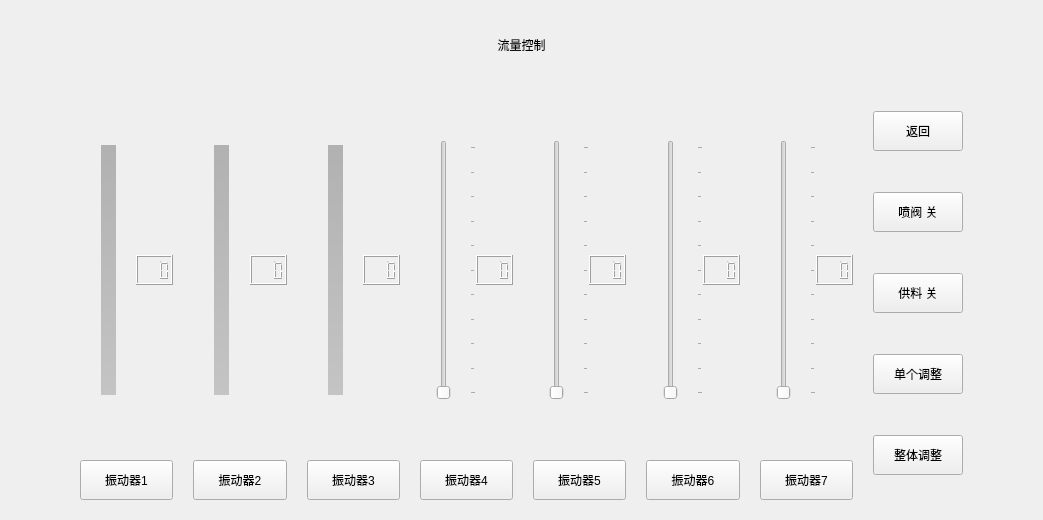
<?xml version="1.0" encoding="UTF-8"?>
<ui version="4.0">
 <class>FormVibrationAdjust</class>
 <widget class="QWidget" name="FormVibrationAdjust">
  <property name="geometry">
   <rect>
    <x>0</x>
    <y>0</y>
    <width>1043</width>
    <height>520</height>
   </rect>
  </property>
  <property name="windowTitle">
   <string>Form</string>
  </property>
  <layout class="QGridLayout" name="gridLayout_8">
   <property name="leftMargin">
    <number>80</number>
   </property>
   <property name="topMargin">
    <number>20</number>
   </property>
   <property name="rightMargin">
    <number>80</number>
   </property>
   <property name="bottomMargin">
    <number>20</number>
   </property>
   <property name="spacing">
    <number>20</number>
   </property>
   <item row="1" column="0">
    <layout class="QGridLayout" name="gridLayout">
     <property name="horizontalSpacing">
      <number>0</number>
     </property>
     <property name="verticalSpacing">
      <number>10</number>
     </property>
     <item row="1" column="0">
      <layout class="QHBoxLayout" name="horizontalLayout">
       <item>
        <widget class="QSlider" name="verticalSlider1">
         <property name="sizePolicy">
          <sizepolicy hsizetype="Expanding" vsizetype="MinimumExpanding">
           <horstretch>0</horstretch>
           <verstretch>0</verstretch>
          </sizepolicy>
         </property>
         <property name="minimumSize">
          <size>
           <width>25</width>
           <height>0</height>
          </size>
         </property>
         <property name="styleSheet">
          <string notr="true">QSlider::groove {
     /*border: 1px solid #999999;
     height: 330px; /* the groove expands to the size of the slider by default. by giving it a height, it has a fixed size */
	width:15px;
     background: qlineargradient(x1:0, y1:0, x2:0, y2:1, stop:0 #B1B1B1, stop:1 #c4c4c4);
     margin: 5px 0;
 }
 
QSlider::handle {
	border-image: url(:/image/slider.png);
     width: 25px;
     margin: -15px -25px; /* handle is placed by default on the contents rect of the groove. Expand outside the groove */
     border-radius: 3px;
 }</string>
         </property>
         <property name="maximum">
          <number>100</number>
         </property>
         <property name="orientation">
          <enum>Qt::Vertical</enum>
         </property>
         <property name="tickPosition">
          <enum>QSlider::TicksBelow</enum>
         </property>
         <property name="tickInterval">
          <number>10</number>
         </property>
        </widget>
       </item>
      </layout>
     </item>
     <item row="1" column="1">
      <widget class="QLCDNumber" name="lcdNumber1">
       <property name="sizePolicy">
        <sizepolicy hsizetype="Minimum" vsizetype="Fixed">
         <horstretch>0</horstretch>
         <verstretch>0</verstretch>
        </sizepolicy>
       </property>
       <property name="minimumSize">
        <size>
         <width>0</width>
         <height>30</height>
        </size>
       </property>
       <property name="smallDecimalPoint">
        <bool>true</bool>
       </property>
       <property name="digitCount">
        <number>3</number>
       </property>
       <property name="segmentStyle">
        <enum>QLCDNumber::Filled</enum>
       </property>
      </widget>
     </item>
     <item row="3" column="0" colspan="2">
      <widget class="QPushButton" name="pushButton_v1">
       <property name="sizePolicy">
        <sizepolicy hsizetype="Minimum" vsizetype="Fixed">
         <horstretch>0</horstretch>
         <verstretch>0</verstretch>
        </sizepolicy>
       </property>
       <property name="minimumSize">
        <size>
         <width>0</width>
         <height>40</height>
        </size>
       </property>
       <property name="styleSheet">
        <string notr="true">font: 14pt &quot;文泉驿微米黑&quot;;</string>
       </property>
       <property name="text">
        <string>振动器1</string>
       </property>
      </widget>
     </item>
     <item row="0" column="0" alignment="Qt::AlignHCenter">
      <widget class="QWidget" name="widget_1u" native="true">
       <property name="sizePolicy">
        <sizepolicy hsizetype="Fixed" vsizetype="Fixed">
         <horstretch>0</horstretch>
         <verstretch>0</verstretch>
        </sizepolicy>
       </property>
       <property name="minimumSize">
        <size>
         <width>40</width>
         <height>40</height>
        </size>
       </property>
      </widget>
     </item>
     <item row="2" column="0" alignment="Qt::AlignHCenter">
      <widget class="QWidget" name="widget_1d" native="true">
       <property name="sizePolicy">
        <sizepolicy hsizetype="Fixed" vsizetype="Fixed">
         <horstretch>0</horstretch>
         <verstretch>0</verstretch>
        </sizepolicy>
       </property>
       <property name="minimumSize">
        <size>
         <width>40</width>
         <height>40</height>
        </size>
       </property>
      </widget>
     </item>
    </layout>
   </item>
   <item row="1" column="1">
    <layout class="QGridLayout" name="gridLayout_2">
     <property name="horizontalSpacing">
      <number>0</number>
     </property>
     <property name="verticalSpacing">
      <number>10</number>
     </property>
     <item row="0" column="0" alignment="Qt::AlignHCenter">
      <widget class="QWidget" name="widget_2u" native="true">
       <property name="sizePolicy">
        <sizepolicy hsizetype="Fixed" vsizetype="Fixed">
         <horstretch>0</horstretch>
         <verstretch>0</verstretch>
        </sizepolicy>
       </property>
       <property name="minimumSize">
        <size>
         <width>40</width>
         <height>40</height>
        </size>
       </property>
      </widget>
     </item>
     <item row="1" column="0">
      <widget class="QSlider" name="verticalSlider2">
       <property name="sizePolicy">
        <sizepolicy hsizetype="Expanding" vsizetype="Expanding">
         <horstretch>0</horstretch>
         <verstretch>0</verstretch>
        </sizepolicy>
       </property>
       <property name="minimumSize">
        <size>
         <width>0</width>
         <height>0</height>
        </size>
       </property>
       <property name="styleSheet">
        <string notr="true">QSlider::groove {
     /*border: 1px solid #999999;
     height: 330px; /* the groove expands to the size of the slider by default. by giving it a height, it has a fixed size */
	width:15px;
     background: qlineargradient(x1:0, y1:0, x2:0, y2:1, stop:0 #B1B1B1, stop:1 #c4c4c4);
     margin: 5px 0;
 }
 
QSlider::handle {
	border-image: url(:/image/slider.png);
     width: 25px;
     margin: -15px -25px; /* handle is placed by default on the contents rect of the groove. Expand outside the groove */
     border-radius: 3px;
 }</string>
       </property>
       <property name="maximum">
        <number>100</number>
       </property>
       <property name="orientation">
        <enum>Qt::Vertical</enum>
       </property>
       <property name="tickPosition">
        <enum>QSlider::TicksBelow</enum>
       </property>
       <property name="tickInterval">
        <number>10</number>
       </property>
      </widget>
     </item>
     <item row="1" column="1">
      <widget class="QLCDNumber" name="lcdNumber2">
       <property name="sizePolicy">
        <sizepolicy hsizetype="Minimum" vsizetype="Fixed">
         <horstretch>0</horstretch>
         <verstretch>0</verstretch>
        </sizepolicy>
       </property>
       <property name="minimumSize">
        <size>
         <width>0</width>
         <height>30</height>
        </size>
       </property>
       <property name="smallDecimalPoint">
        <bool>true</bool>
       </property>
       <property name="digitCount">
        <number>3</number>
       </property>
      </widget>
     </item>
     <item row="3" column="0" colspan="2">
      <widget class="QPushButton" name="pushButton_v2">
       <property name="sizePolicy">
        <sizepolicy hsizetype="Minimum" vsizetype="Preferred">
         <horstretch>0</horstretch>
         <verstretch>0</verstretch>
        </sizepolicy>
       </property>
       <property name="minimumSize">
        <size>
         <width>0</width>
         <height>40</height>
        </size>
       </property>
       <property name="styleSheet">
        <string notr="true">font: 14pt &quot;文泉驿微米黑&quot;;</string>
       </property>
       <property name="text">
        <string>振动器2</string>
       </property>
      </widget>
     </item>
     <item row="2" column="0" alignment="Qt::AlignHCenter">
      <widget class="QWidget" name="widget_2d" native="true">
       <property name="sizePolicy">
        <sizepolicy hsizetype="Fixed" vsizetype="Fixed">
         <horstretch>0</horstretch>
         <verstretch>0</verstretch>
        </sizepolicy>
       </property>
       <property name="minimumSize">
        <size>
         <width>40</width>
         <height>40</height>
        </size>
       </property>
      </widget>
     </item>
    </layout>
   </item>
   <item row="1" column="2">
    <layout class="QGridLayout" name="gridLayout_3">
     <property name="horizontalSpacing">
      <number>0</number>
     </property>
     <property name="verticalSpacing">
      <number>10</number>
     </property>
     <item row="0" column="0" alignment="Qt::AlignHCenter">
      <widget class="QWidget" name="widget_3u" native="true">
       <property name="sizePolicy">
        <sizepolicy hsizetype="Fixed" vsizetype="Fixed">
         <horstretch>0</horstretch>
         <verstretch>0</verstretch>
        </sizepolicy>
       </property>
       <property name="minimumSize">
        <size>
         <width>40</width>
         <height>40</height>
        </size>
       </property>
      </widget>
     </item>
     <item row="1" column="0">
      <widget class="QSlider" name="verticalSlider3">
       <property name="sizePolicy">
        <sizepolicy hsizetype="Expanding" vsizetype="Expanding">
         <horstretch>0</horstretch>
         <verstretch>0</verstretch>
        </sizepolicy>
       </property>
       <property name="minimumSize">
        <size>
         <width>0</width>
         <height>0</height>
        </size>
       </property>
       <property name="styleSheet">
        <string notr="true">QSlider::groove {
     /*border: 1px solid #999999;
     height: 330px; /* the groove expands to the size of the slider by default. by giving it a height, it has a fixed size */
	width:15px;
     background: qlineargradient(x1:0, y1:0, x2:0, y2:1, stop:0 #B1B1B1, stop:1 #c4c4c4);
     margin: 5px 0;
 }
 
QSlider::handle {
	border-image: url(:/image/slider.png);
     width: 25px;
     margin: -15px -25px; /* handle is placed by default on the contents rect of the groove. Expand outside the groove */
     border-radius: 3px;
 }</string>
       </property>
       <property name="maximum">
        <number>100</number>
       </property>
       <property name="orientation">
        <enum>Qt::Vertical</enum>
       </property>
       <property name="tickPosition">
        <enum>QSlider::TicksBelow</enum>
       </property>
       <property name="tickInterval">
        <number>10</number>
       </property>
      </widget>
     </item>
     <item row="1" column="1">
      <widget class="QLCDNumber" name="lcdNumber3">
       <property name="sizePolicy">
        <sizepolicy hsizetype="Minimum" vsizetype="Fixed">
         <horstretch>0</horstretch>
         <verstretch>0</verstretch>
        </sizepolicy>
       </property>
       <property name="minimumSize">
        <size>
         <width>0</width>
         <height>30</height>
        </size>
       </property>
       <property name="smallDecimalPoint">
        <bool>true</bool>
       </property>
       <property name="digitCount">
        <number>3</number>
       </property>
      </widget>
     </item>
     <item row="3" column="0" colspan="2">
      <widget class="QPushButton" name="pushButton_v3">
       <property name="sizePolicy">
        <sizepolicy hsizetype="Minimum" vsizetype="Preferred">
         <horstretch>0</horstretch>
         <verstretch>0</verstretch>
        </sizepolicy>
       </property>
       <property name="minimumSize">
        <size>
         <width>0</width>
         <height>40</height>
        </size>
       </property>
       <property name="styleSheet">
        <string notr="true">font: 14pt &quot;文泉驿微米黑&quot;;</string>
       </property>
       <property name="text">
        <string>振动器3</string>
       </property>
      </widget>
     </item>
     <item row="2" column="0" alignment="Qt::AlignHCenter">
      <widget class="QWidget" name="widget_3d" native="true">
       <property name="sizePolicy">
        <sizepolicy hsizetype="Fixed" vsizetype="Fixed">
         <horstretch>0</horstretch>
         <verstretch>0</verstretch>
        </sizepolicy>
       </property>
       <property name="minimumSize">
        <size>
         <width>40</width>
         <height>40</height>
        </size>
       </property>
      </widget>
     </item>
    </layout>
   </item>
   <item row="1" column="3">
    <layout class="QGridLayout" name="gridLayout_4">
     <property name="horizontalSpacing">
      <number>0</number>
     </property>
     <property name="verticalSpacing">
      <number>10</number>
     </property>
     <item row="0" column="0" alignment="Qt::AlignHCenter">
      <widget class="QWidget" name="widget_4u" native="true">
       <property name="sizePolicy">
        <sizepolicy hsizetype="Fixed" vsizetype="Fixed">
         <horstretch>0</horstretch>
         <verstretch>0</verstretch>
        </sizepolicy>
       </property>
       <property name="minimumSize">
        <size>
         <width>40</width>
         <height>40</height>
        </size>
       </property>
      </widget>
     </item>
     <item row="1" column="1">
      <widget class="QLCDNumber" name="lcdNumber4">
       <property name="sizePolicy">
        <sizepolicy hsizetype="Minimum" vsizetype="Fixed">
         <horstretch>0</horstretch>
         <verstretch>0</verstretch>
        </sizepolicy>
       </property>
       <property name="minimumSize">
        <size>
         <width>0</width>
         <height>30</height>
        </size>
       </property>
       <property name="smallDecimalPoint">
        <bool>true</bool>
       </property>
       <property name="digitCount">
        <number>3</number>
       </property>
      </widget>
     </item>
     <item row="1" column="0">
      <widget class="QSlider" name="verticalSlider4">
       <property name="sizePolicy">
        <sizepolicy hsizetype="Expanding" vsizetype="Expanding">
         <horstretch>0</horstretch>
         <verstretch>0</verstretch>
        </sizepolicy>
       </property>
       <property name="minimumSize">
        <size>
         <width>0</width>
         <height>0</height>
        </size>
       </property>
       <property name="styleSheet">
        <string notr="true"/>
       </property>
       <property name="maximum">
        <number>100</number>
       </property>
       <property name="orientation">
        <enum>Qt::Vertical</enum>
       </property>
       <property name="tickPosition">
        <enum>QSlider::TicksBelow</enum>
       </property>
       <property name="tickInterval">
        <number>10</number>
       </property>
      </widget>
     </item>
     <item row="3" column="0" colspan="2">
      <widget class="QPushButton" name="pushButton_v4">
       <property name="sizePolicy">
        <sizepolicy hsizetype="Minimum" vsizetype="Preferred">
         <horstretch>0</horstretch>
         <verstretch>0</verstretch>
        </sizepolicy>
       </property>
       <property name="minimumSize">
        <size>
         <width>0</width>
         <height>40</height>
        </size>
       </property>
       <property name="styleSheet">
        <string notr="true">font: 14pt &quot;文泉驿微米黑&quot;;</string>
       </property>
       <property name="text">
        <string>振动器4</string>
       </property>
      </widget>
     </item>
     <item row="2" column="0" alignment="Qt::AlignHCenter">
      <widget class="QWidget" name="widget_4d" native="true">
       <property name="sizePolicy">
        <sizepolicy hsizetype="Fixed" vsizetype="Fixed">
         <horstretch>0</horstretch>
         <verstretch>0</verstretch>
        </sizepolicy>
       </property>
       <property name="minimumSize">
        <size>
         <width>40</width>
         <height>40</height>
        </size>
       </property>
      </widget>
     </item>
    </layout>
   </item>
   <item row="1" column="4">
    <layout class="QGridLayout" name="gridLayout_5">
     <property name="horizontalSpacing">
      <number>0</number>
     </property>
     <property name="verticalSpacing">
      <number>10</number>
     </property>
     <item row="0" column="0" alignment="Qt::AlignHCenter">
      <widget class="QWidget" name="widget_5u" native="true">
       <property name="sizePolicy">
        <sizepolicy hsizetype="Fixed" vsizetype="Fixed">
         <horstretch>0</horstretch>
         <verstretch>0</verstretch>
        </sizepolicy>
       </property>
       <property name="minimumSize">
        <size>
         <width>40</width>
         <height>40</height>
        </size>
       </property>
      </widget>
     </item>
     <item row="1" column="0">
      <widget class="QSlider" name="verticalSlider5">
       <property name="sizePolicy">
        <sizepolicy hsizetype="Expanding" vsizetype="Expanding">
         <horstretch>0</horstretch>
         <verstretch>0</verstretch>
        </sizepolicy>
       </property>
       <property name="minimumSize">
        <size>
         <width>0</width>
         <height>0</height>
        </size>
       </property>
       <property name="styleSheet">
        <string notr="true"/>
       </property>
       <property name="maximum">
        <number>100</number>
       </property>
       <property name="orientation">
        <enum>Qt::Vertical</enum>
       </property>
       <property name="tickPosition">
        <enum>QSlider::TicksBelow</enum>
       </property>
       <property name="tickInterval">
        <number>10</number>
       </property>
      </widget>
     </item>
     <item row="1" column="1">
      <widget class="QLCDNumber" name="lcdNumber5">
       <property name="sizePolicy">
        <sizepolicy hsizetype="Minimum" vsizetype="Fixed">
         <horstretch>0</horstretch>
         <verstretch>0</verstretch>
        </sizepolicy>
       </property>
       <property name="minimumSize">
        <size>
         <width>0</width>
         <height>30</height>
        </size>
       </property>
       <property name="smallDecimalPoint">
        <bool>true</bool>
       </property>
       <property name="digitCount">
        <number>3</number>
       </property>
      </widget>
     </item>
     <item row="3" column="0" colspan="2">
      <widget class="QPushButton" name="pushButton_v5">
       <property name="sizePolicy">
        <sizepolicy hsizetype="Minimum" vsizetype="Preferred">
         <horstretch>0</horstretch>
         <verstretch>0</verstretch>
        </sizepolicy>
       </property>
       <property name="minimumSize">
        <size>
         <width>0</width>
         <height>40</height>
        </size>
       </property>
       <property name="styleSheet">
        <string notr="true">font: 14pt &quot;文泉驿微米黑&quot;;</string>
       </property>
       <property name="text">
        <string>振动器5</string>
       </property>
      </widget>
     </item>
     <item row="2" column="0" alignment="Qt::AlignHCenter">
      <widget class="QWidget" name="widget_5d" native="true">
       <property name="sizePolicy">
        <sizepolicy hsizetype="Fixed" vsizetype="Fixed">
         <horstretch>0</horstretch>
         <verstretch>0</verstretch>
        </sizepolicy>
       </property>
       <property name="minimumSize">
        <size>
         <width>40</width>
         <height>40</height>
        </size>
       </property>
      </widget>
     </item>
    </layout>
   </item>
   <item row="1" column="5">
    <layout class="QGridLayout" name="gridLayout_6">
     <property name="horizontalSpacing">
      <number>0</number>
     </property>
     <property name="verticalSpacing">
      <number>10</number>
     </property>
     <item row="0" column="0" alignment="Qt::AlignHCenter">
      <widget class="QWidget" name="widget_6u" native="true">
       <property name="sizePolicy">
        <sizepolicy hsizetype="Fixed" vsizetype="Fixed">
         <horstretch>0</horstretch>
         <verstretch>0</verstretch>
        </sizepolicy>
       </property>
       <property name="minimumSize">
        <size>
         <width>40</width>
         <height>40</height>
        </size>
       </property>
      </widget>
     </item>
     <item row="1" column="0">
      <widget class="QSlider" name="verticalSlider6">
       <property name="sizePolicy">
        <sizepolicy hsizetype="Expanding" vsizetype="Expanding">
         <horstretch>0</horstretch>
         <verstretch>0</verstretch>
        </sizepolicy>
       </property>
       <property name="minimumSize">
        <size>
         <width>0</width>
         <height>0</height>
        </size>
       </property>
       <property name="styleSheet">
        <string notr="true"/>
       </property>
       <property name="maximum">
        <number>100</number>
       </property>
       <property name="orientation">
        <enum>Qt::Vertical</enum>
       </property>
       <property name="tickPosition">
        <enum>QSlider::TicksBelow</enum>
       </property>
       <property name="tickInterval">
        <number>10</number>
       </property>
      </widget>
     </item>
     <item row="1" column="1">
      <widget class="QLCDNumber" name="lcdNumber6">
       <property name="sizePolicy">
        <sizepolicy hsizetype="Minimum" vsizetype="Fixed">
         <horstretch>0</horstretch>
         <verstretch>0</verstretch>
        </sizepolicy>
       </property>
       <property name="minimumSize">
        <size>
         <width>0</width>
         <height>30</height>
        </size>
       </property>
       <property name="smallDecimalPoint">
        <bool>true</bool>
       </property>
       <property name="digitCount">
        <number>3</number>
       </property>
      </widget>
     </item>
     <item row="3" column="0" colspan="2">
      <widget class="QPushButton" name="pushButton_v6">
       <property name="sizePolicy">
        <sizepolicy hsizetype="Minimum" vsizetype="Preferred">
         <horstretch>0</horstretch>
         <verstretch>0</verstretch>
        </sizepolicy>
       </property>
       <property name="minimumSize">
        <size>
         <width>0</width>
         <height>40</height>
        </size>
       </property>
       <property name="styleSheet">
        <string notr="true">font: 14pt &quot;文泉驿微米黑&quot;;</string>
       </property>
       <property name="text">
        <string>振动器6</string>
       </property>
      </widget>
     </item>
     <item row="2" column="0" alignment="Qt::AlignHCenter">
      <widget class="QWidget" name="widget_6d" native="true">
       <property name="sizePolicy">
        <sizepolicy hsizetype="Fixed" vsizetype="Fixed">
         <horstretch>0</horstretch>
         <verstretch>0</verstretch>
        </sizepolicy>
       </property>
       <property name="minimumSize">
        <size>
         <width>40</width>
         <height>40</height>
        </size>
       </property>
      </widget>
     </item>
    </layout>
   </item>
   <item row="1" column="6">
    <layout class="QGridLayout" name="gridLayout_7">
     <property name="horizontalSpacing">
      <number>0</number>
     </property>
     <property name="verticalSpacing">
      <number>10</number>
     </property>
     <item row="0" column="0" alignment="Qt::AlignHCenter">
      <widget class="QWidget" name="widget_7u" native="true">
       <property name="sizePolicy">
        <sizepolicy hsizetype="Fixed" vsizetype="Fixed">
         <horstretch>0</horstretch>
         <verstretch>0</verstretch>
        </sizepolicy>
       </property>
       <property name="minimumSize">
        <size>
         <width>40</width>
         <height>40</height>
        </size>
       </property>
      </widget>
     </item>
     <item row="1" column="0">
      <widget class="QSlider" name="verticalSlider7">
       <property name="sizePolicy">
        <sizepolicy hsizetype="Expanding" vsizetype="Expanding">
         <horstretch>0</horstretch>
         <verstretch>0</verstretch>
        </sizepolicy>
       </property>
       <property name="minimumSize">
        <size>
         <width>0</width>
         <height>0</height>
        </size>
       </property>
       <property name="styleSheet">
        <string notr="true"/>
       </property>
       <property name="maximum">
        <number>100</number>
       </property>
       <property name="orientation">
        <enum>Qt::Vertical</enum>
       </property>
       <property name="tickPosition">
        <enum>QSlider::TicksBelow</enum>
       </property>
       <property name="tickInterval">
        <number>10</number>
       </property>
      </widget>
     </item>
     <item row="1" column="1">
      <widget class="QLCDNumber" name="lcdNumber7">
       <property name="sizePolicy">
        <sizepolicy hsizetype="Minimum" vsizetype="Fixed">
         <horstretch>0</horstretch>
         <verstretch>0</verstretch>
        </sizepolicy>
       </property>
       <property name="minimumSize">
        <size>
         <width>0</width>
         <height>30</height>
        </size>
       </property>
       <property name="smallDecimalPoint">
        <bool>true</bool>
       </property>
       <property name="digitCount">
        <number>3</number>
       </property>
      </widget>
     </item>
     <item row="3" column="0" colspan="2">
      <widget class="QPushButton" name="pushButton_v7">
       <property name="sizePolicy">
        <sizepolicy hsizetype="Minimum" vsizetype="Preferred">
         <horstretch>0</horstretch>
         <verstretch>0</verstretch>
        </sizepolicy>
       </property>
       <property name="minimumSize">
        <size>
         <width>0</width>
         <height>40</height>
        </size>
       </property>
       <property name="styleSheet">
        <string notr="true">font: 14pt &quot;文泉驿微米黑&quot;;</string>
       </property>
       <property name="text">
        <string>振动器7</string>
       </property>
      </widget>
     </item>
     <item row="2" column="0" alignment="Qt::AlignHCenter">
      <widget class="QWidget" name="widget_7d" native="true">
       <property name="sizePolicy">
        <sizepolicy hsizetype="Fixed" vsizetype="Fixed">
         <horstretch>0</horstretch>
         <verstretch>0</verstretch>
        </sizepolicy>
       </property>
       <property name="minimumSize">
        <size>
         <width>40</width>
         <height>40</height>
        </size>
       </property>
      </widget>
     </item>
    </layout>
   </item>
   <item row="1" column="7">
    <layout class="QVBoxLayout" name="verticalLayout">
     <item>
      <widget class="QToolButton" name="toolButton">
       <property name="sizePolicy">
        <sizepolicy hsizetype="Preferred" vsizetype="Fixed">
         <horstretch>0</horstretch>
         <verstretch>0</verstretch>
        </sizepolicy>
       </property>
       <property name="minimumSize">
        <size>
         <width>90</width>
         <height>40</height>
        </size>
       </property>
       <property name="text">
        <string>返回</string>
       </property>
      </widget>
     </item>
     <item>
      <widget class="QToolButton" name="toolButtonValve">
       <property name="sizePolicy">
        <sizepolicy hsizetype="Preferred" vsizetype="Fixed">
         <horstretch>0</horstretch>
         <verstretch>0</verstretch>
        </sizepolicy>
       </property>
       <property name="minimumSize">
        <size>
         <width>90</width>
         <height>40</height>
        </size>
       </property>
       <property name="text">
        <string>喷阀 关</string>
       </property>
      </widget>
     </item>
     <item>
      <widget class="QToolButton" name="toolButtonVibrator">
       <property name="sizePolicy">
        <sizepolicy hsizetype="Preferred" vsizetype="Fixed">
         <horstretch>0</horstretch>
         <verstretch>0</verstretch>
        </sizepolicy>
       </property>
       <property name="minimumSize">
        <size>
         <width>90</width>
         <height>40</height>
        </size>
       </property>
       <property name="text">
        <string>供料 关</string>
       </property>
      </widget>
     </item>
     <item>
      <widget class="QToolButton" name="toolButton_Single">
       <property name="sizePolicy">
        <sizepolicy hsizetype="Preferred" vsizetype="Fixed">
         <horstretch>0</horstretch>
         <verstretch>0</verstretch>
        </sizepolicy>
       </property>
       <property name="minimumSize">
        <size>
         <width>90</width>
         <height>40</height>
        </size>
       </property>
       <property name="text">
        <string>单个调整</string>
       </property>
      </widget>
     </item>
     <item>
      <widget class="QToolButton" name="toolButton_All">
       <property name="sizePolicy">
        <sizepolicy hsizetype="Preferred" vsizetype="Fixed">
         <horstretch>0</horstretch>
         <verstretch>0</verstretch>
        </sizepolicy>
       </property>
       <property name="minimumSize">
        <size>
         <width>90</width>
         <height>40</height>
        </size>
       </property>
       <property name="text">
        <string>整体调整</string>
       </property>
      </widget>
     </item>
    </layout>
   </item>
   <item row="0" column="0" colspan="8">
    <widget class="QLabel" name="label">
     <property name="sizePolicy">
      <sizepolicy hsizetype="Preferred" vsizetype="Fixed">
       <horstretch>0</horstretch>
       <verstretch>0</verstretch>
      </sizepolicy>
     </property>
     <property name="minimumSize">
      <size>
       <width>0</width>
       <height>50</height>
      </size>
     </property>
     <property name="text">
      <string>流量控制</string>
     </property>
     <property name="alignment">
      <set>Qt::AlignCenter</set>
     </property>
    </widget>
   </item>
  </layout>
 </widget>
 <resources/>
 <connections/>
</ui>
